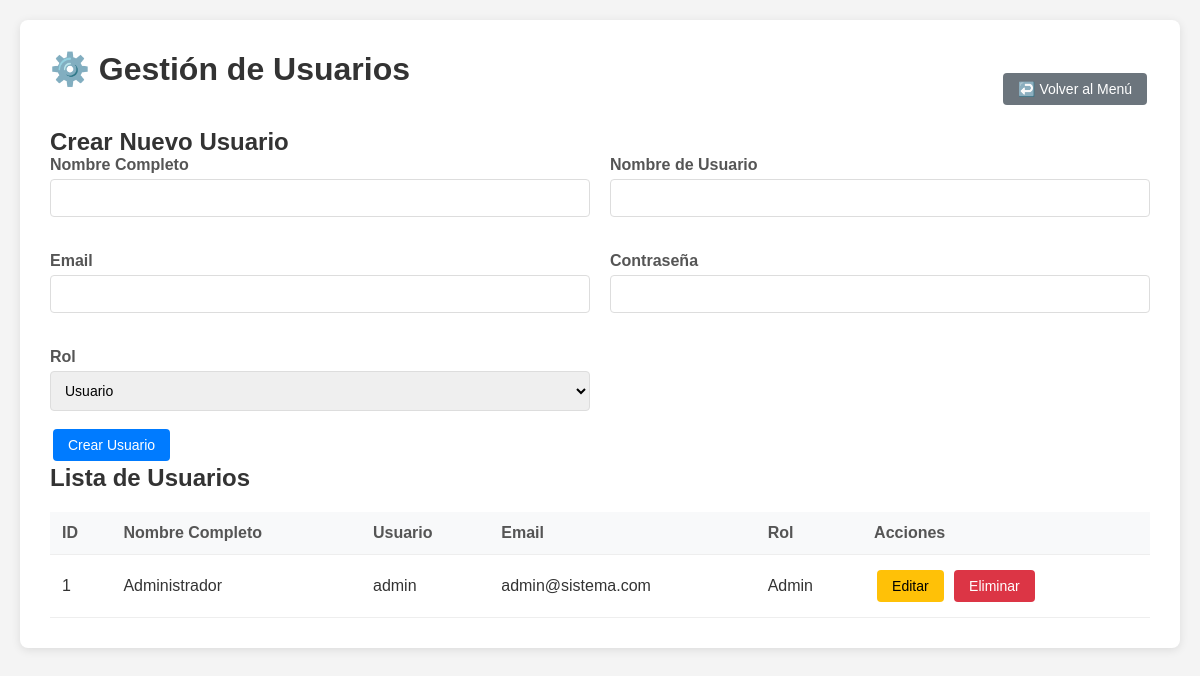
The app's page /form_users.php (signed in) with its own data.
### tables this page shows
CREATE TABLE IF NOT EXISTS `users` (
  `id` int(11) NOT NULL AUTO_INCREMENT,
  `nombre_completo` varchar(200) NOT NULL,
  `username` varchar(50) NOT NULL,
  `email` varchar(150) NOT NULL,
  `password` varchar(255) NOT NULL,
  `rol` enum('admin','usuario') NOT NULL DEFAULT 'usuario',
  `fecha_registro` timestamp NOT NULL DEFAULT current_timestamp(),
  `ultimo_acceso` timestamp NULL DEFAULT NULL,
  `activo` tinyint(1) DEFAULT 1,
  PRIMARY KEY (`id`),
  UNIQUE KEY `username` (`username`),
  UNIQUE KEY `email` (`email`),
  KEY `idx_username` (`username`),
  KEY `idx_email` (`email`)
);

### form_users.php (the view, shortened to what this page needs)
<?php
require_once 'config.php';
$usuario_a_editar = null;
$usuarios = $pdo->query("SELECT * FROM users ORDER BY id DESC")->fetchAll();
?>
<!DOCTYPE html>
<html lang="es">
<head>
    <link rel="stylesheet" href="assets/css/styles.css">
</head>
<body>
    <div class="container">
        <div style="display: flex; justify-content: space-between; align-items: center;">
            <h1>⚙️ Gestión de Usuarios</h1>
            <a href="index.php" class="btn btn-secondary">↩️ Volver al Menú</a>
        </div>
        <h2><?php echo $usuario_a_editar ? 'Editar Usuario' : 'Crear Nuevo Usuario'; ?></h2>
        <form method="POST" action="form_users.php">
            <div class="grid-2">
                <div class="form-group">
                    <label for="form_nombre_completo">Nombre Completo</label>
                    <input type="text" id="form_nombre_completo" name="nombre_completo" required value="<?php echo htmlspecialchars($usuario_a_editar['nombre_completo'] ?? ''); ?>" autocomplete="name">
                </div>
                <div class="form-group">
                    <label for="form_username">Nombre de Usuario</label>
                    <input type="text" id="form_username" name="username" required value="<?php echo htmlspecialchars($usuario_a_editar['username'] ?? ''); ?>" autocomplete="username">
                </div>
                <div class="form-group">
                    <label for="form_email">Email</label>
                    <input type="email" id="form_email" name="email" required value="<?php echo htmlspecialchars($usuario_a_editar['email'] ?? ''); ?>" autocomplete="email">
                </div>
                <div class="form-group">
                    <label for="form_password">Contraseña</label>
                    <input type="password" id="form_password" name="password" <?php echo $usuario_a_editar ? '' : 'required'; ?> placeholder="<?php echo $usuario_a_editar ? 'Dejar en blanco para no cambiar' : ''; ?>" autocomplete="new-password">
                </div>
                <div class="form-group">
                    <label for="form_rol">Rol</label>
                    <select id="form_rol" name="rol" required>
                        <option value="usuario" <?php echo (isset($usuario_a_editar) && $usuario_a_editar['rol'] == 'usuario') ? 'selected' : ''; ?>>Usuario</option>
                    </select>
                </div>
            </div>
            <button type="submit" class="btn btn-primary"><?php echo $usuario_a_editar ? 'Actualizar Usuario' : 'Crear Usuario'; ?></button>
        </form>
        <h2>Lista de Usuarios</h2>
        <table>
            <thead>
                <tr>
                    <th>ID</th>
                    <th>Nombre Completo</th>
                    <th>Usuario</th>
                    <th>Email</th>
                    <th>Rol</th>
                    <th>Acciones</th>
                </tr>
            </thead>
            <tbody>
                <?php foreach ($usuarios as $usuario): ?>
                <tr>
                    <td><?php echo $usuario['id']; ?></td>
                    <td><?php echo htmlspecialchars($usuario['nombre_completo']); ?></td>
                    <td><?php echo htmlspecialchars($usuario['username']); ?></td>
                    <td><?php echo htmlspecialchars($usuario['email']); ?></td>
                    <td><?php echo ucfirst($usuario['rol']); ?></td>
                    <td>
                        <a href="?editar=<?php echo $usuario['id']; ?>" class="btn btn-warning">Editar</a>
                        <a href="?eliminar=<?php echo $usuario['id']; ?>" class="btn btn-danger" onclick="return confirm('¿Está seguro de que desea eliminar a este usuario?');">Eliminar</a>
                    </td>
                </tr>
                <?php endforeach; ?>
            </tbody>
        </table>
    </div>
</body>
</html>

### assets/css/styles.css (style rules this page uses)
* { margin: 0; padding: 0; box-sizing: border-box; }
body { font-family: Arial, sans-serif; background: #f4f4f4; margin: 0; padding: 20px; color: #333; }
.container { max-width: 1400px; margin: 0 auto; background: white; padding: 30px; border-radius: 8px; box-shadow: 0 2px 10px rgba(0, 0, 0, 0.1); }
h1 { color: #333; padding-bottom: 10px; margin-bottom: 30px; }
h1, h2, h3 { color: #333; }
.btn { padding: 8px 15px; margin: 3px; border: none; cursor: pointer; border-radius: 4px; font-size: 14px; text-decoration: none; display: inline-block; transition: all 0.3s; }
.btn-primary { background: #007bff; color: white; }
.btn-secondary { background: #6c757d; color: white; }
.btn-danger { background: #dc3545; color: white; }
.btn-warning { background: #ffc107; color: black; }
.form-group { margin-bottom: 15px; }
.form-group label { display: block; margin-bottom: 5px; font-weight: bold; color: #555; }
.form-group input, .form-group textarea, .form-group select { width: 100%; padding: 10px; border: 1px solid #ddd; border-radius: 4px; box-sizing: border-box; font-size: 14px; }
.grid-2 { display: grid; grid-template-columns: 1fr 1fr; gap: 20px; }
table { width: 100%; border-collapse: collapse; margin-top: 20px; }
th, td { padding: 12px; text-align: left; border-bottom: 1px solid #eee; }
th { background: #343a40; color: white; font-weight: bold; }
table { width: 100%; border-collapse: collapse; }
th { background: #f8f9fa; font-weight: bold; color: #555; }

### records on screen
users: id "1", nombre_completo "Administrador", username "admin", email "admin@sistema.com", rol "Admin"
